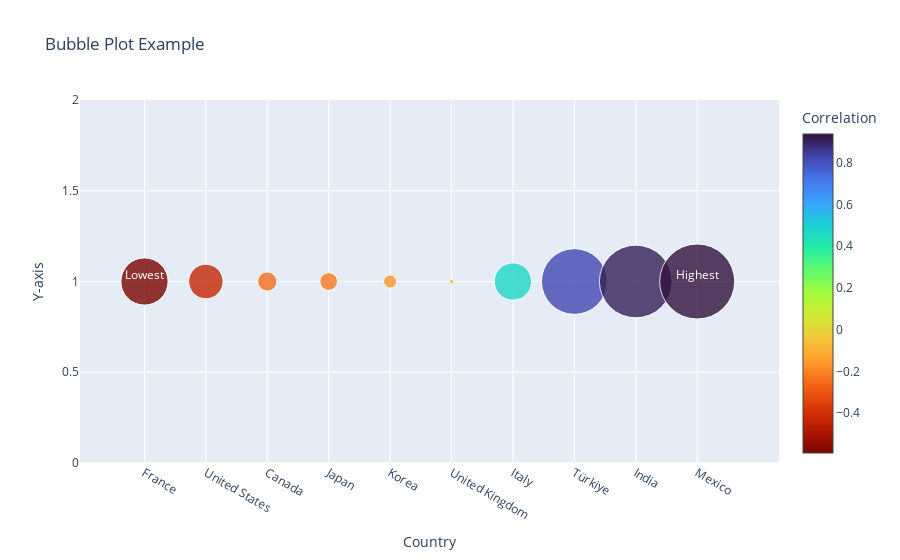

The notebook cell saved with this chart:
### Code cell
# Plots of Correlation investment and Trade transport volume
fig = go.Figure(data=go.Scatter(
    x=maintenanceTransportCorr.index,
    y=[1] * len(maintenanceTransportCorr), # Set y-axis to 1 to plot bubbles along the x-axis
    mode='markers',
    showlegend=False,
    marker=dict(
        size=abs(maintenanceTransportCorr)*8,  # Bubble size based on absolute value of correlation, scaled for display
        color=maintenanceTransportCorr,            # Bubble color based on correlation
        colorscale='Turbo',          # Choose a color scale (optional)
        sizemode='diameter',
        sizeref=0.1,
        opacity=0.8,
        reversescale=True,
        colorbar=dict(
            title='Correlation'       # Title of the colorbar
        ),
    )
))

# Update the layout with axis titles and chart title
fig.update_layout(
    xaxis_title='Country',
    yaxis_title='Y-axis',
    title='Bubble Plot Example'
)

# Find the index of the bubble with the highest and lowest correlation
highest_index = maintenanceTransportCorr.idxmax()
lowest_index = maintenanceTransportCorr.idxmin()

fig.add_trace(
    go.Scatter(
        x=[highest_index,lowest_index],
        y=[1, 1],
        text=['Highest','Lowest'],
        mode="text",
        textposition="top center",
        textfont=dict(color="white"),
        showlegend=False
    )
)



# Show the chart
fig.show()

### Figure 1 — Plotly figure (JSON) as saved in the notebook; plotly's stock layout.template omitted (floating-point values rounded to 4 significant figures)
{"data": [{"marker": {"color": [-0.5904, -0.4302, -0.24, -0.2216, -0.1645, -0.05964, 0.4667, 0.8216, 0.9084, 0.9379], "colorbar": {"title": {"text": "Correlation"}}, "colorscale": [[0, "#30123b"], [0.07143, "#4145ab"], [0.1429, "#4675ed"], [0.2143, "#39a2fc"], [0.2857, "#1bcfd4"], [0.3571, "#24eca6"], [0.4286, "#61fc6c"], [0.5, "#a4fc3b"], [0.5714, "#d1e834"], [0.6429, "#f3c63a"], [0.7143, "#fe9b2d"], [0.7857, "#f36315"], [0.8571, "#d93806"], [0.9286, "#b11901"], [1, "#7a0402"]], "opacity": 0.8, "reversescale": true, "size": [4.723, 3.442, 1.92, 1.773, 1.316, 0.4771, 3.734, 6.572, 7.267, 7.503], "sizemode": "diameter", "sizeref": 0.1}, "mode": "markers", "showlegend": false, "type": "scatter", "x": ["France", "United States", "Canada", "Japan", "Korea", "United Kingdom", "Italy", "Türkiye", "India", "Mexico"], "y": [1, 1, 1, 1, 1, 1, 1, 1, 1, 1]}, {"mode": "text", "showlegend": false, "text": ["Highest", "Lowest"], "textfont": {"color": "white"}, "textposition": "top center", "type": "scatter", "x": ["Mexico", "France"], "y": [1, 1]}], "layout": {"title": {"text": "Bubble Plot Example"}, "xaxis": {"title": {"text": "Country"}}, "yaxis": {"title": {"text": "Y-axis"}}}}
